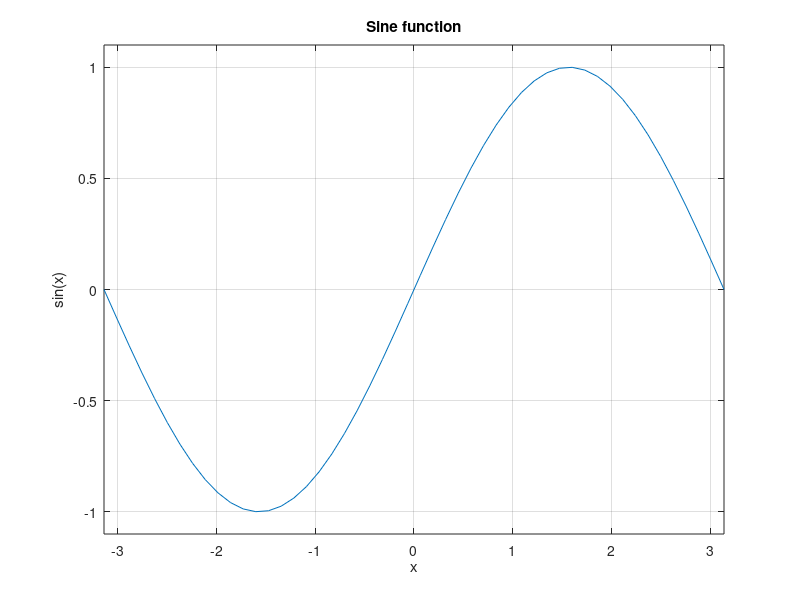
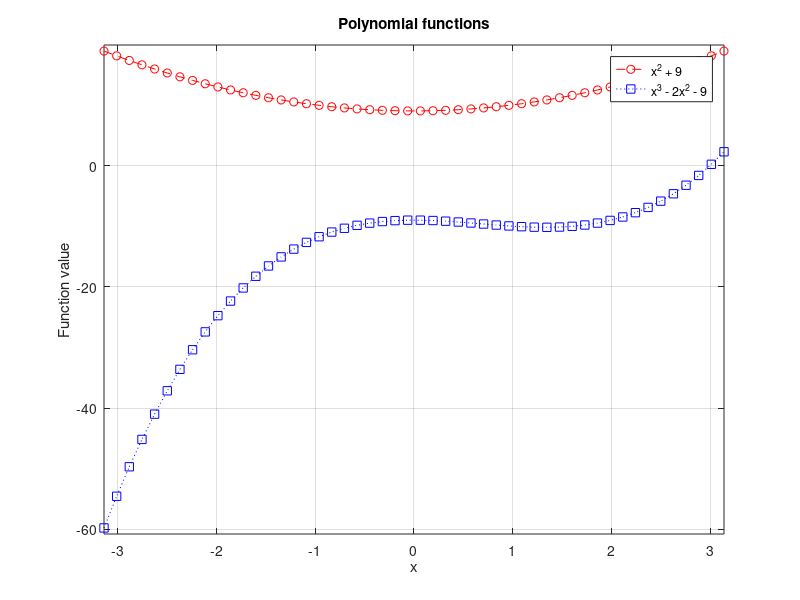
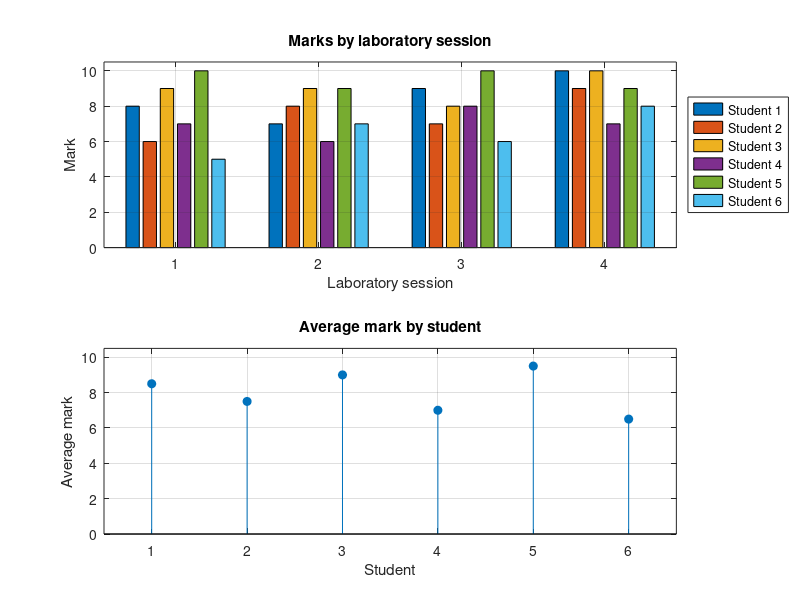

Write MATLAB code to recreate these figures, in order.
x = linspace(-pi, pi, 50);
f1 = sin(x);
f2 = x.^2 + 9;
f3 = x.^3 - 2*x.^2 - 9;

figure(1);
plot(x, f1);
xlabel('x');
ylabel('sin(x)');
title('Sine function');
grid on;
axis([-pi pi -1.1 1.1]);

figure(2);
plot(x, f2, 'r--o', x, f3, 'b:s');
xlabel('x');
ylabel('Function value');
title('Polynomial functions');
legend('x^2 + 9', 'x^3 - 2x^2 - 9', 'Location', 'best');
grid on;
axis([-pi pi min([f2 f3])-1 max([f2 f3])+1]);

marks = [8 7 9 10; 6 8 7 9; 9 9 8 10; 7 6 8 7; 10 9 10 9; 5 7 6 8];

figure(3);
subplot(2, 1, 1);
bar(marks.');
xlabel('Laboratory session');
ylabel('Mark');
title('Marks by laboratory session');
legend('Student 1', 'Student 2', 'Student 3', 'Student 4', 'Student 5', 'Student 6', 'Location', 'eastoutside');
grid on;
axis([0.5 4.5 0 10.5]);

subplot(2, 1, 2);
stem(1:6, mean(marks, 2), 'filled');
xlabel('Student');
ylabel('Average mark');
title('Average mark by student');
grid on;
axis([0.5 6.5 0 10.5]);
